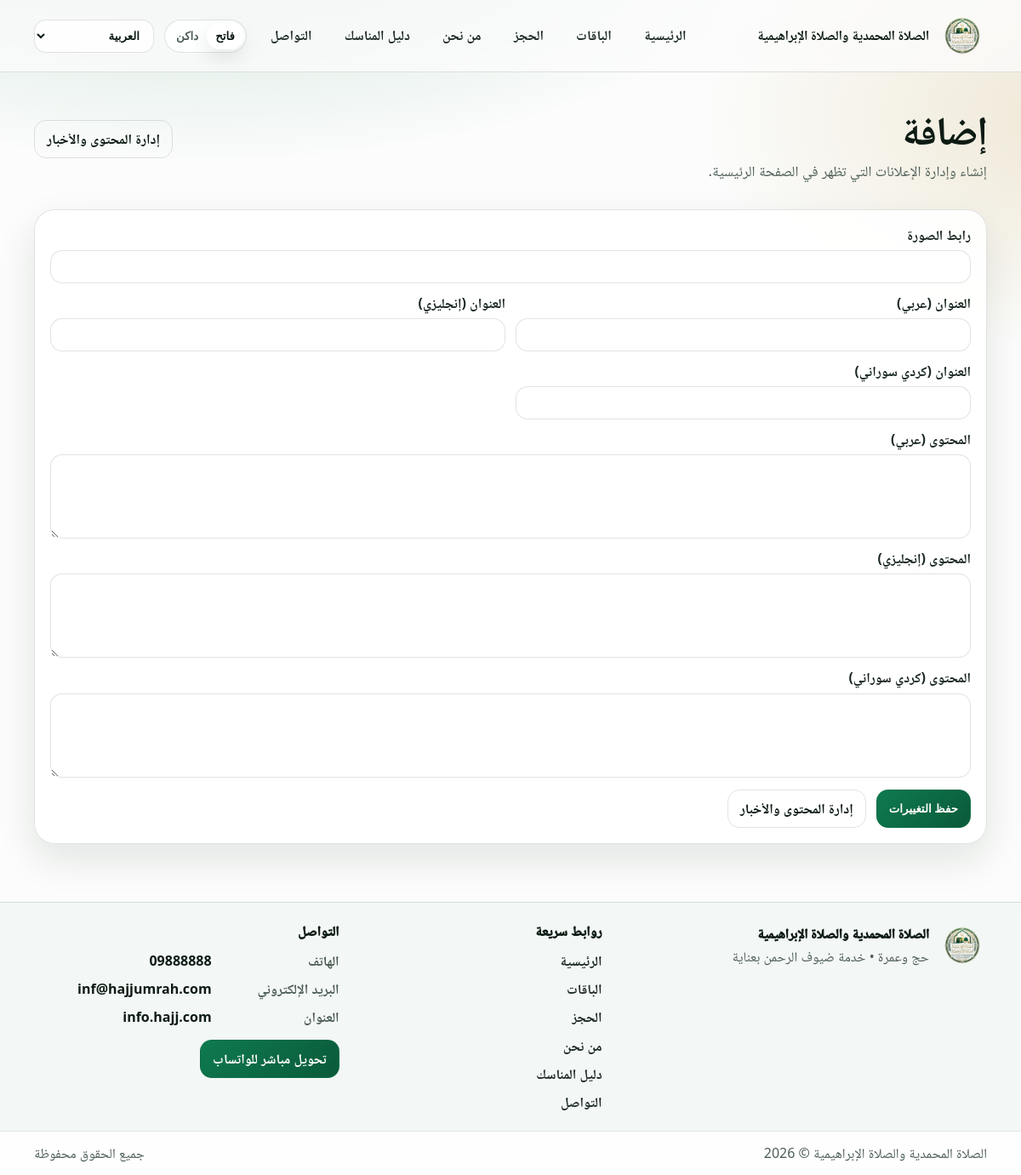
The page /admin/articles/new (signed in) on the database its author committed.
### app/models.py (models this page shows)
class SiteConfig(db.Model):
    __tablename__ = "site_config"
    id = db.Column(db.Integer, primary_key=True)
    logo_filename = db.Column(db.String(255), nullable=False, default="logo.svg")
    hero_bg_filename = db.Column(db.String(255), nullable=False, default="hero_default.svg")
    site_name_ar = db.Column(
        db.String(255),
        nullable=False,
        default="الصلاة المحمدية والصلاة الإبراهيمية",
    )
    site_name_en = db.Column(
        db.String(255),
        nullable=False,
        default="Al-Salat Al-Muhammadiya & Al-Salat Al-Ibrahimiya",
    )
    site_name_ku = db.Column(
        db.String(255),
        nullable=False,
        default="الصلاة المحمدية والصلاة الإبراهيمية",
    )
    updated_at = db.Column(
        db.DateTime, default=datetime.utcnow, onupdate=datetime.utcnow, nullable=False
    )

class SocialSetting(db.Model):
    __tablename__ = "social_settings"
    id = db.Column(db.Integer, primary_key=True)
    key = db.Column(db.String(60), unique=True, nullable=False)
    value = db.Column(db.String(600), nullable=False, default="")
    updated_at = db.Column(
        db.DateTime, default=datetime.utcnow, onupdate=datetime.utcnow, nullable=False
    )

### app/admin_routes.py (the view, shortened to what this page needs)
@admin_bp.route("/articles/new", methods=["GET", "POST"])
@login_required
def article_new():
    return render_template("admin/article_form.html", article=None, mode="new")

### app/i18n.py (called while the page is built)
def get_locale():
    lang = session.get("lang")
    if lang in current_app.config.get("SUPPORTED_LANGS", ()):
        return lang
    accept = request.accept_languages.best_match(current_app.config.get("SUPPORTED_LANGS"))
    return accept or current_app.config.get("DEFAULT_LANG", "ar")

def t(key: str) -> str:
    lang = getattr(g, "locale", current_app.config.get("DEFAULT_LANG", "ar"))
    return TRANSLATIONS.get(lang, {}).get(key) or TRANSLATIONS["en"].get(key) or key

def inject_i18n(app):
    @app.before_request
    def _set_locale():
        g.locale = get_locale()
        g.is_rtl = g.locale in RTL_LANGS
    @app.context_processor
    def _ctx():
        return {
            "t": t,
            "locale": getattr(g, "locale", app.config.get("DEFAULT_LANG", "ar")),
            "is_rtl": getattr(g, "is_rtl", True),
            "supported_langs": app.config.get("SUPPORTED_LANGS", ("ar", "en", "ku")),
            "rtl_langs": RTL_LANGS,
        }

### app/models.py (called while the page is built)
@login_manager.user_loader
def load_user(user_id):
    return db.session.get(AdminUser, int(user_id))

### app/templates/admin/article_form.html
{% extends "base.html" %}
{% block content %}
  <section class="page-head">
    <div class="container page-head-row">
      <div>
        <h1 class="h1">{% if mode == 'new' %}{{ t('content_news_add') }}{% else %}{{ t('content_news_edit') }}{% endif %}</h1>
        <p class="lead">{{ t('content_news_help') }}</p>
      </div>
      <div class="admin-actions">
        <a class="btn btn-ghost" href="{{ url_for('admin.content_management') }}">{{ t('admin_content') }}</a>
      </div>
    </div>
  </section>
  <section class="section">
    <div class="container">
      <div class="form-shell">
        <form class="form" method="post">
          <div class="form-grid">
            <div class="field span-2">
              <label class="label" for="image_url">{{ t('field_image_url') }}</label>
              <input class="control" id="image_url" name="image_url" value="{{ article.image_url if article else '' }}" />
            </div>
            <div class="field">
              <label class="label" for="title_ar">{{ t('field_title_ar') }}</label>
              <input class="control" id="title_ar" name="title_ar" required value="{{ article.title_ar if article else '' }}" />
            </div>
            <div class="field">
              <label class="label" for="title_en">{{ t('field_title_en') }}</label>
              <input class="control" id="title_en" name="title_en" required value="{{ article.title_en if article else '' }}" />
            </div>
            <div class="field">
              <label class="label" for="title_ku">{{ t('field_title_ku') }}</label>
              <input class="control" id="title_ku" name="title_ku" required value="{{ article.title_ku if article else '' }}" />
            </div>
            <div class="field span-2">
              <label class="label" for="content_ar">{{ t('field_content_ar') }}</label>
              <textarea class="control" id="content_ar" name="content_ar" rows="5" required>{{ article.content_ar if article else '' }}</textarea>
            </div>
            <div class="field span-2">
              <label class="label" for="content_en">{{ t('field_content_en') }}</label>
              <textarea class="control" id="content_en" name="content_en" rows="5" required>{{ article.content_en if article else '' }}</textarea>
            </div>
            <div class="field span-2">
              <label class="label" for="content_ku">{{ t('field_content_ku') }}</label>
              <textarea class="control" id="content_ku" name="content_ku" rows="5" required>{{ article.content_ku if article else '' }}</textarea>
            </div>
          </div>
          <div class="form-actions">
            <button class="btn btn-primary" type="submit">{{ t('save_changes') }}</button>
            <a class="btn btn-ghost" href="{{ url_for('admin.content_management') }}">{{ t('admin_content') }}</a>
          </div>
        </form>
      </div>
    </div>
  </section>
{% endblock %}

### app/templates/base.html (shortened to what this page needs)
<!doctype html>
<html lang="{{ locale }}" dir="{{ 'rtl' if is_rtl else 'ltr' }}" data-theme="light">
  <head>
    <link rel="stylesheet" href="{{ url_for('static', filename='css/styles.css') }}" />
  </head>
  <body>
    <header class="site-header">
      <div class="container header-row">
        <a class="brand" href="{{ url_for('public.home') }}">
          <div class="brand-mark" aria-hidden="true">
            <img class="brand-logo" src="{{ url_for('static', filename='uploads/' + (current_logo_filename or 'logo.png')) }}" alt="Logo" />
          </div>
          <div class="brand-text">
            <div class="brand-title">{{ current_site_name }}</div>
          </div>
        </a>
        <nav id="siteNav" class="nav" aria-label="Primary">
          <a class="nav-link" href="{{ url_for('public.home') }}">{{ t('nav_home') }}</a>
          <a class="nav-link" href="{{ url_for('public.packages') }}">{{ t('nav_packages') }}</a>
          <a class="nav-link" href="{{ url_for('public.booking') }}">{{ t('nav_booking') }}</a>
          <a class="nav-link" href="{{ url_for('public.about') }}">{{ t('nav_about') }}</a>
          <a class="nav-link" href="{{ url_for('public.guide') }}">{{ t('nav_guide') }}</a>
          <a class="nav-link" href="{{ url_for('public.contact') }}">{{ t('nav_contact') }}</a>
        </nav>
        <div class="header-actions">
          <div class="segmented theme-segmented" role="group" aria-label="Theme">
            <button class="segmented-btn" type="button" data-theme-btn="light">{{ t('theme_light') }}</button>
            <button class="segmented-btn" type="button" data-theme-btn="dark">{{ t('theme_dark') }}</button>
          </div>
          <label class="select lang-desktop">
            <select id="langSelect" class="select-control">
              <option value="ar" {% if locale == 'ar' %}selected{% endif %}>{{ t('lang_ar') }}</option>
            </select>
          </label>
        </div>
      </div>
    </header>
    <main>
      {% block content %}{% endblock %}
    </main>
    <footer class="site-footer">
      <div class="container footer-grid">
        <div class="footer-brand">
          <div class="footer-brand-row">
            <div class="footer-mark" aria-hidden="true">
              <img class="footer-logo" src="{{ url_for('static', filename='uploads/' + (current_logo_filename or 'logo.png')) }}" alt="Logo" />
            </div>
            <div>
              <div class="footer-title">{{ current_site_name }}</div>
              <div class="footer-tagline">{{ t('footer_tagline') }}</div>
            </div>
          </div>
        </div>
        <div class="footer-col">
          <div class="footer-head">{{ t('footer_quick_links') }}</div>
          <div class="footer-links">
            <a class="footer-link" href="{{ url_for('public.home') }}">{{ t('nav_home') }}</a>
            <a class="footer-link" href="{{ url_for('public.packages') }}">{{ t('nav_packages') }}</a>
            <a class="footer-link" href="{{ url_for('public.booking') }}">{{ t('nav_booking') }}</a>
            <a class="footer-link" href="{{ url_for('public.about') }}">{{ t('nav_about') }}</a>
            <a class="footer-link" href="{{ url_for('public.guide') }}">{{ t('nav_guide') }}</a>
            <a class="footer-link" href="{{ url_for('public.contact') }}">{{ t('nav_contact') }}</a>
          </div>
        </div>
        <div class="footer-col">
          <div class="footer-head">{{ t('footer_contact') }}</div>
          <div class="footer-meta">
            {% if company_contact.phone %}
              <div class="footer-meta-row">
                <div class="footer-meta-label">{{ t('footer_phone') }}</div>
                <a class="footer-meta-value" href="tel:{{ company_contact.phone }}">{{ company_contact.phone }}</a>
              </div>
            {% endif %}
            {% if company_contact.email %}
              <div class="footer-meta-row">
                <div class="footer-meta-label">{{ t('footer_email') }}</div>
                <a class="footer-meta-value" href="mailto:{{ company_contact.email }}">{{ company_contact.email }}</a>
              </div>
            {% endif %}
            {% if company_contact.address %}
              <div class="footer-meta-row">
                <div class="footer-meta-label">{{ t('footer_address') }}</div>
                <div class="footer-meta-value">{{ company_contact.address }}</div>
              </div>
            {% endif %}
          </div>
          <div class="footer-actions">
            {% if whatsapp_support_url %}
              <a class="btn btn-primary footer-whatsapp" href="{{ whatsapp_support_url }}" target="_blank" rel="noopener">{{ t('direct_whatsapp_button') }}</a>
            {% endif %}
          </div>
        </div>
      </div>
      <div class="footer-bottom">
        <div class="container footer-bottom-row">
          <div class="muted">{{ current_site_name }} © {{ current_year }}</div>
          <div class="muted">{{ t('footer_rights') }}</div>
        </div>
      </div>
    </footer>
  </body>
</html>

### rows shown on the page
SiteConfig: logo_filename (picture), site_name_ar "الصلاة المحمدية والصلاة الإبراهيمية"
SocialSetting: phone "09888888"
SocialSetting: email "inf@hajjumrah.com"
SocialSetting: address "info.hajj.com"

### other values the page prints
{{ t('nav_home') }} "الرئيسية"
{{ t('nav_packages') }} "الباقات"
{{ t('nav_booking') }} "الحجز"
{{ t('nav_about') }} "من نحن"
{{ t('nav_guide') }} "دليل المناسك"
{{ t('nav_contact') }} "التواصل"
{{ t('theme_light') }} "فاتح"
{{ t('theme_dark') }} "داكن"
{{ t('content_news_add') }} "إضافة"
{{ t('content_news_help') }} "إنشاء وإدارة الإعلانات التي تظهر في الصفحة الرئيسية."
{{ t('admin_content') }} "إدارة المحتوى والأخبار"
{{ t('field_image_url') }} "رابط الصورة"
{{ t('field_title_ar') }} "العنوان (عربي)"
{{ t('field_title_en') }} "العنوان (إنجليزي)"
{{ t('field_title_ku') }} "العنوان (كردي سوراني)"
